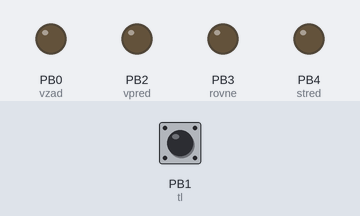
The program below on a simulated ATtiny85, built with avr-gcc and run on an emulated ATtiny85. Shown: output pins drawn as LEDs (lit = HIGH). Dashed ring = blinking. Inputs (shaded band) come from the test bench; at power-on: PB1 (tl) HIGH. Sleep ends after the set time or at an interrupt.

Above: at 5.0 s.
5.1 s: PB1 (tl) driven LOW
At 5.7 s:
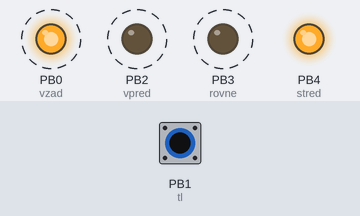
8.1 s: PB1 (tl) driven HIGH
At 9.2 s:
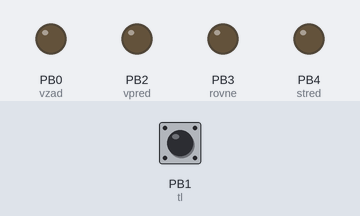
9.6 s: PB1 (tl) driven LOW
At 10.5 s:
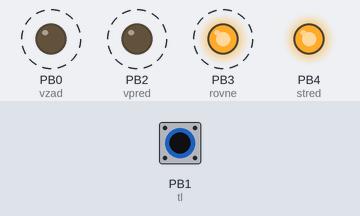
12.6 s: PB1 (tl) pulsed HIGH 2 times (0.12 s each, 0.3 s apart)
At 41.6 s:
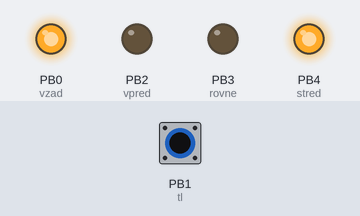
Timing chart, 0 to 72.7 s (numbered marks = the images above; inputs shaded):
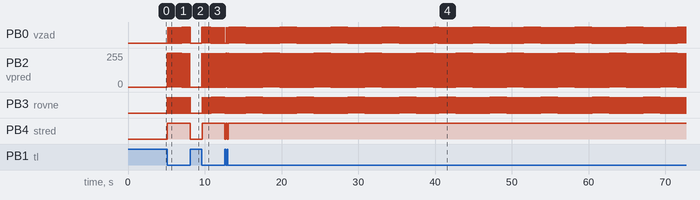

Measured:
- after the input at 5.1 s, PB0 (vzad): alternates HIGH for 0.02 s and LOW for 0.04 s, starting after 0.06 s; PB2 (vpred): alternates 255/255 for 0.02 s and 0/255 for 0.04 s, starting at once; PB3 (rovne): alternates HIGH for 0.02 s and LOW for 0.04 s, starting at once; PB4 (stred): LOW → HIGH at once
- after the input at 8.1 s, PB0 (vzad): stops changing and stays LOW; PB2 (vpred): stops changing and stays 0/255; PB3 (rovne): goes on until 8.1 s, then stays LOW; PB4 (stred): HIGH → LOW at once
- after the input at 9.6 s, PB0 (vzad): alternates HIGH for 0.02 s and LOW for 0.04 s, starting at once; PB2 (vpred): alternates 255/255 for 0.02 s and 0/255 for 0.04 s, starting at once; PB3 (rovne): alternates HIGH for 0.02 s and LOW for 0.04 s, starting after 0.05 s; PB4 (stred): LOW → HIGH after 0.05 s
- after the input at 12.6 s, PB4 (stred): alternates HIGH for 0.16 s and LOW for 0.14 s, 4 changes in all, then stays HIGH, starting at once

The program:

main.cpp
```cpp
#include <Arduino.h>
#include <avr/sleep.h>
#include <avr/interrupt.h>

#define stred 4
#define rovne 3
#define vpred 2
#define vzad 0
#define tl 1
#define pauza 20

void zhasni();
void rozsvit();
void otoc();
void vstan();
void spi();

byte cislo = 0;
byte toc = 0;
int cas = 0;
int cas_min = 0;

void setup()
{
  pinMode(stred, OUTPUT);
  pinMode(rovne, OUTPUT);
  pinMode(vpred, OUTPUT);
  pinMode(vzad, OUTPUT);
  pinMode(tl, INPUT_PULLUP);
  spi();
}

void loop()
{

  // while (digitalRead(tl) == 1)
  // {

  // }
  zhasni();
  while (digitalRead(tl) == 0)
  {
    delay(1);
    cas++;
    cislo++;
    if (cislo > 6)
    {
      cislo = 1;
    }
    if (cas_min + pauza < cas)
    {
      otoc();
      cas_min = cas;
    }
  }

  rozsvit();
  delay(30);
  zhasni();

  switch (cislo)
  {
  case 1:
    digitalWrite(stred, HIGH);
    break;

  case 2:
    digitalWrite(vzad, HIGH);
    break;

  case 3:
    digitalWrite(vzad, HIGH);
    digitalWrite(stred, HIGH);
    break;

  case 4:
    digitalWrite(vzad, HIGH);
    digitalWrite(vpred, HIGH);
    break;

  case 5:
    digitalWrite(vzad, HIGH);
    digitalWrite(vpred, HIGH);
    digitalWrite(stred, HIGH);
    break;

  case 6:
    digitalWrite(vzad, HIGH);
    digitalWrite(vpred, HIGH);
    digitalWrite(rovne, HIGH);
    break;
  }

  /*

  for (int i = 0; i < 500; i++)
  {
    delay(1);
    if (digitalRead(tl) == 0){
    while (digitalRead(tl) == 0)
    {

    }
    break;
    }
  }
*/
  delay(400);
  while (digitalRead(tl) == 0)
  {
  }

  spi();
}

void zhasni()
{
  digitalWrite(stred, LOW);
  digitalWrite(rovne, LOW);
  digitalWrite(vpred, LOW);
  digitalWrite(vzad, LOW);
}

void rozsvit()
{
  digitalWrite(stred, HIGH);
  digitalWrite(rovne, HIGH);
  digitalWrite(vpred, HIGH);
  digitalWrite(vzad, HIGH);
}

void otoc()
{
  toc++;
  switch (toc)
  {
  case 1:
    digitalWrite(stred, HIGH);
    digitalWrite(vzad, LOW);
    digitalWrite(rovne, HIGH);
    break;

  case 2:
    digitalWrite(rovne, LOW);
    digitalWrite(vpred, HIGH);
    break;

  case 3:
    digitalWrite(vpred, LOW);
    digitalWrite(vzad, HIGH);
    toc = 0;
    break;
  }
}

void spi()
{

  zhasni();
  GIMSK |= _BV(PCIE);
  PCMSK |= _BV(PCINT1);
  sei();
  set_sleep_mode(SLEEP_MODE_PWR_DOWN);
  // cli();
  //  sleep_enable();
  sleep_mode();
  //  sleep_cpu ();
 cli();
  //sleep_disable();
  // power_all_enable();
  //attachInterrupt (digitalPinToInterrupt(1), vstan, FALLING);
  //interrupts ();
  //losuj();
}

//void vstan(){
//  sleep_disable();
//}

ISR(PCINT0_vect)
{
  //  sleep_disable();
}
```
